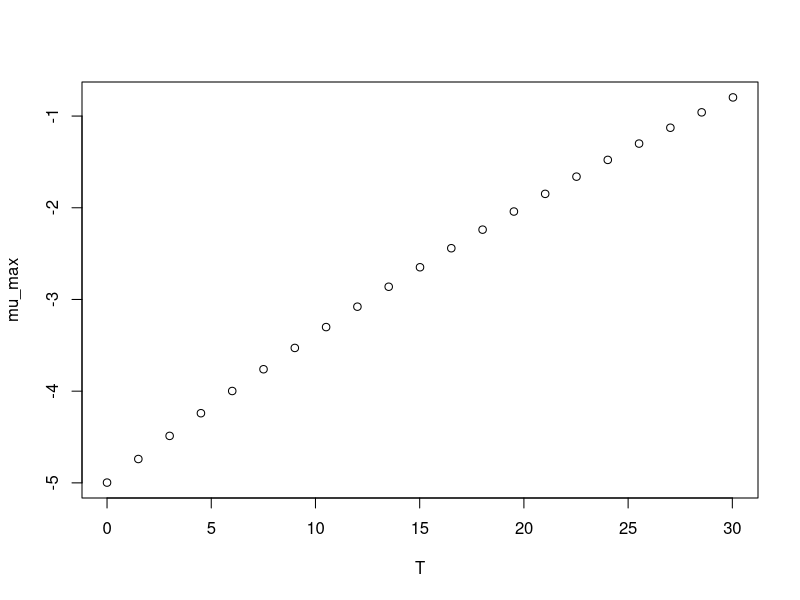

R code for this plot:
#############################
# start of Parameter script
#############################
T <- seq(0,30.03,length.out=21)
#############################
# end of Parameter script
#############################
############################# 
# start of Model script Gropin ID 1199 
#############################
 
# constant coefficients for this model
 
variables <- data.frame(T)
argumentsPar <- expand.grid(variables)
 
# heart of the model
response_surface <- function(T) {
   mumax <-(-4.9969+0.1729*T-0.0011*(T^2))

return(mumax=mumax)
} 

# output parameters
mumax <- cbind(argumentsPar,response_surface(argumentsPar['T']))
colnames(mumax) <- c(colnames(argumentsPar),'mumax')
#############################
# End of Model script
#############################
############################# 
# start of Visualisation script Gropin ID 1199 
#############################
plot(T,mumax$mumax,
                          xlab='T',
                          ylab='mu_max')
#############################
# End of Visualisation script
#############################
